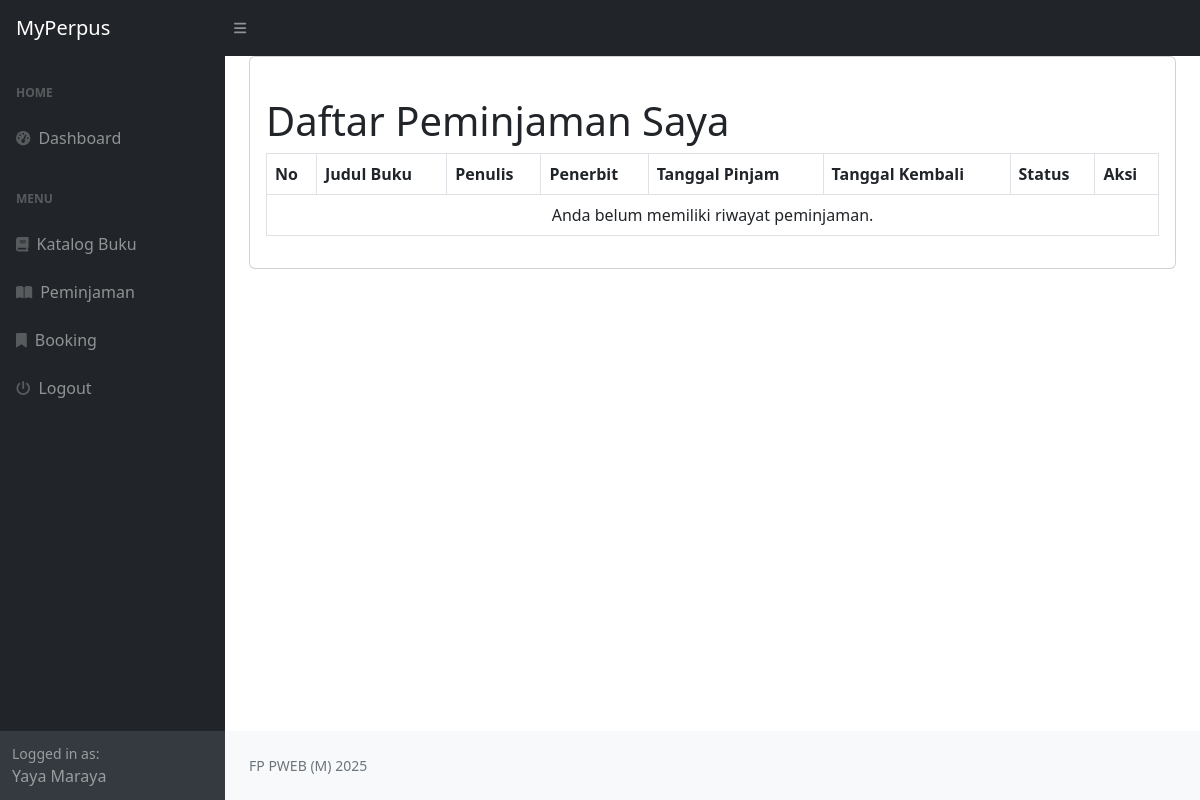
The page /index.php?page=peminjaman (signed in) on the database as committed earlier.
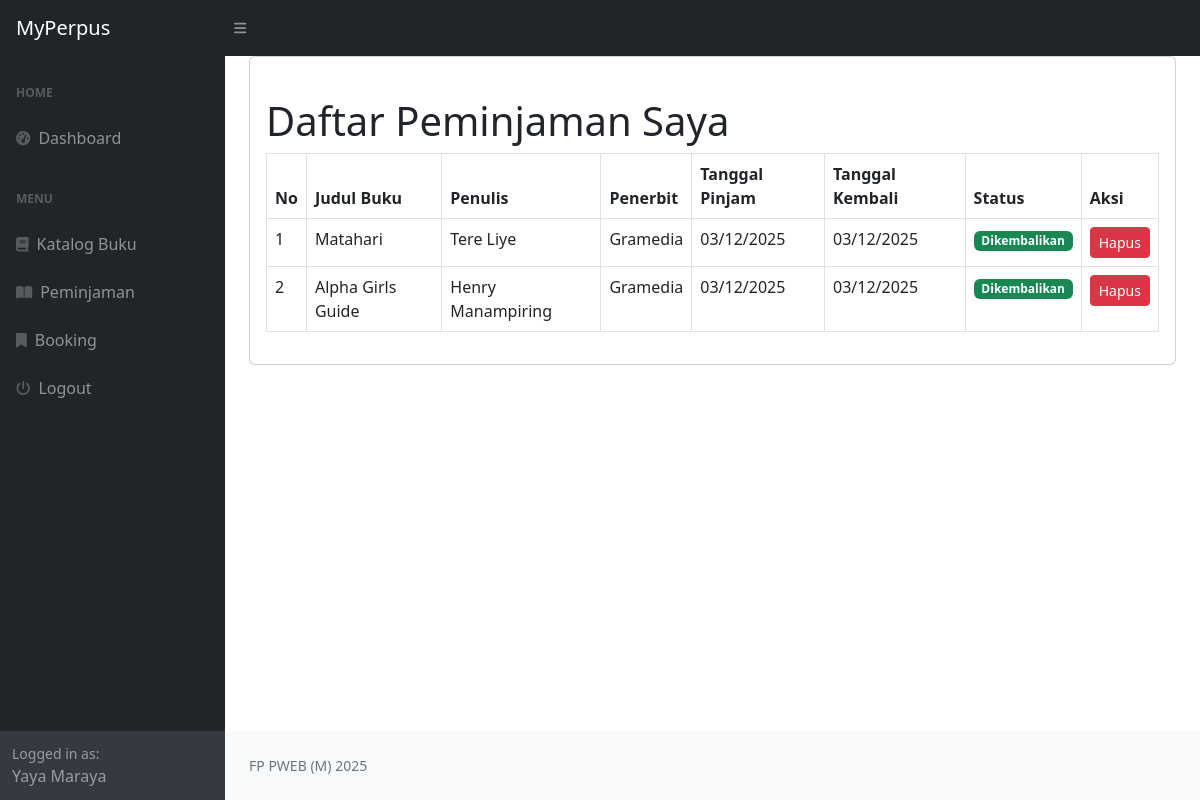
The same page on the database as committed later.
### tables this page shows
CREATE TABLE `transaksi_peminjaman` (
  `id_peminjaman` int(11) NOT NULL,
  `id_pengguna` int(11) DEFAULT NULL,
  `id_buku` int(11) DEFAULT NULL,
  `tanggal_peminjaman` date DEFAULT NULL,
  `tanggal_pengembalian` date DEFAULT NULL,
  `status_peminjaman` enum('dipinjam','dikembalikan') DEFAULT NULL,
  `status_tampil` tinyint(1) DEFAULT 1
);

CREATE TABLE `buku` (
  `id_buku` int(11) NOT NULL,
  `id_kategori` int(11) DEFAULT NULL,
  `judul` varchar(255) DEFAULT NULL,
  `penulis` varchar(255) DEFAULT NULL,
  `penerbit` varchar(255) DEFAULT NULL,
  `tahun_terbit` int(11) DEFAULT NULL,
  `deskripsi` text DEFAULT NULL,
  `status_buku` enum('dipinjam','dibooking','tersedia') DEFAULT 'tersedia',
  `cover` varchar(255) DEFAULT NULL
);

### peminjaman.php (the view, shortened to what this page needs)
<?php
$is_admin = isset($_SESSION['pengguna']['status_pengguna']) && $_SESSION['pengguna']['status_pengguna'] == 'admin';
if ($is_admin) {
    $query = "SELECT tp.id_peminjaman, tp.id_pengguna, tp.id_buku,
                     tp.tanggal_peminjaman, tp.tanggal_pengembalian, tp.status_peminjaman,
                     b.judul, b.penulis, b.penerbit,
                     p.nama, p.email
              FROM transaksi_peminjaman tp
              LEFT JOIN buku b ON tp.id_buku = b.id_buku
              LEFT JOIN pengguna p ON tp.id_pengguna = p.id_pengguna
              ORDER BY tp.tanggal_peminjaman DESC";
} else {
    $id_pengguna = isset($_SESSION['pengguna']['id_pengguna']) ? $_SESSION['pengguna']['id_pengguna'] : 0;
    $query = "SELECT tp.id_peminjaman, tp.id_pengguna, tp.id_buku,
                     tp.tanggal_peminjaman, tp.tanggal_pengembalian, tp.status_peminjaman,
                     b.judul, b.penulis, b.penerbit
              FROM transaksi_peminjaman tp
              LEFT JOIN buku b ON tp.id_buku = b.id_buku
              WHERE tp.id_pengguna = '$id_pengguna'
              AND tp.status_tampil = 1
              ORDER BY tp.tanggal_peminjaman DESC";
}
$result = mysqli_query($koneksi, $query);
?>
<div class="card">
    <div class="card-body">
        <h1 class="mt-4">
            <?php echo $is_admin ? 'Kelola Peminjaman Buku' : 'Daftar Peminjaman Saya'; ?>
        </h1>
        <?php if (isset($error_message)): ?>
        <div class="alert alert-danger">
            <strong>Error Query:</strong> <?php echo htmlspecialchars($error_message); ?>
        </div>
        <?php else: ?>
        <div class="row">
            <div class="col-md-12">
                <table class="table table-bordered" id="dataTable" width="100%" cellspacing="0">
                    <thead>
                        <tr>
                            <th>No</th>
                            <th>Judul Buku</th>
                            <th>Penulis</th>
                            <th>Penerbit</th>
                            <th>Tanggal Pinjam</th>
                            <th>Tanggal Kembali</th>
                            <th>Status</th>
                            <th>Aksi</th>
                        </tr>
                    </thead>
                    <tbody>
                        <?php
                        if ($result && mysqli_num_rows($result) > 0):
                            $no = 1;
                            while ($row = mysqli_fetch_assoc($result)):
                        ?>
                        <tr>
                            <td><?php echo $no++; ?></td>
                            <td><?php echo htmlspecialchars($row['judul'] ?? 'N/A'); ?></td>
                            <td><?php echo htmlspecialchars($row['penulis'] ?? 'N/A'); ?></td>
                            <td><?php echo htmlspecialchars($row['penerbit'] ?? 'N/A'); ?></td>
                            <td><?php echo date('d/m/Y', strtotime($row['tanggal_peminjaman'])); ?></td>
                            <td><?php echo $row['tanggal_pengembalian'] ? date('d/m/Y', strtotime($row['tanggal_pengembalian'])) : '-'; ?></td>
                            <td>
                                <?php
                                $status = $row['status_peminjaman'] ?? '';
                                $badge_class = ($status == 'dipinjam') ? 'bg-warning text-dark' : 'bg-success text-white';
                                ?>
                                <span class="badge <?php echo $badge_class; ?>">
                                    <?php echo ucfirst($status); ?>
                                </span>
                            </td>
                            <td>
                                <?php if ($is_admin): ?>
                                <a href="?page=peminjaman&delete_peminjaman=<?php echo $row['id_peminjaman']; ?>"
                                   class="btn btn-danger btn-sm"
                                   onclick="return confirm('Yakin ingin menghapus data ini?')">Hapus</a>
                                <?php elseif ($row['status_peminjaman'] == 'dikembalikan'): ?>
                                <a href="?page=peminjaman&delete_peminjaman=<?php echo $row['id_peminjaman']; ?>"
                                   class="btn btn-danger btn-sm"
                                   onclick="return confirm('Yakin ingin menghapus riwayat ini?')">Hapus</a>
                                <?php else: ?>
                                <span class="text-muted">Menunggu pengembalian</span>
                                <?php endif; ?>
                            </td>
                        </tr>
                        <?php
                            endwhile;
                        else:
                        ?>
                        <tr>
                            <td colspan="<?php echo $is_admin ? '10' : '8'; ?>" class="text-center">
                                <?php echo $is_admin ? 'Belum ada data peminjaman dari anggota.' : 'Anda belum memiliki riwayat peminjaman.'; ?>
                            </td>
                        </tr>
                        <?php endif; ?>
                    </tbody>
                </table>
            </div>
        </div>
        <?php endif; ?>
    </div>
</div>

### index.php (shortened to what this page needs)
<!DOCTYPE html>
<html lang="en">
    <head>
        <link href="https://cdn.jsdelivr.net/npm/simple-datatables@7.1.2/dist/style.min.css" rel="stylesheet" />
        <link href="css/styles.css" rel="stylesheet" />
    </head>
    <body class="sb-nav-fixed">
        <nav class="sb-topnav navbar navbar-expand navbar-dark bg-dark">
            <a class="navbar-brand ps-3" href="index.php">MyPerpus</a>
            <button class="btn btn-link btn-sm order-1 order-lg-0 me-4 me-lg-0" id="sidebarToggle" href="#!"><i class="fas fa-bars"></i></button>
        </nav>
        <div id="layoutSidenav">
            <div id="layoutSidenav_nav">
                <nav class="sb-sidenav accordion sb-sidenav-dark" id="sidenavAccordion">
                    <div class="sb-sidenav-menu">
                        <div class="nav">
                            <div class="sb-sidenav-menu-heading">Home</div>
                            <a class="nav-link" href="?">
                                <div class="sb-nav-link-icon"><i class="fas fa-tachometer-alt"></i></div>
                                Dashboard
                            </a>
                            <div class="sb-sidenav-menu-heading">Menu</div>
                            <?php
                                if ($_SESSION['pengguna']['status_pengguna'] != 'anggota') {
                            ?>
                            <a class="nav-link" href="?page=kategori">
                                <div class="sb-nav-link-icon"><i class="fas fa-table"></i></div>
                                Kategori
                            </a>
                            <a class="nav-link" href="?page=buku">
                                <div class="sb-nav-link-icon"><i class="fas fa-book"></i></div>
                                Katalog Buku
                            </a>
                            <a class="nav-link" href="?page=peminjaman">
                                <div class="sb-nav-link-icon"><i class="fas fa-book-open"></i></div>
                                Peminjaman
                            </a>
                            <a class="nav-link" href="?page=booking">
                                <div class="sb-nav-link-icon"><i class="fas fa-bookmark"></i></div>
                                Booking
                            </a>
                            <?php
                                }
                                else
                                {
                            ?>
                            <a class="nav-link" href="?page=buku">
                                <div class="sb-nav-link-icon"><i class="fas fa-book"></i></div>
                                Katalog Buku
                            </a>
                            <a class="nav-link" href="?page=peminjaman">
                                <div class="sb-nav-link-icon"><i class="fas fa-book-open"></i></div>
                                Peminjaman
                            </a>
                            <a class="nav-link" href="?page=booking">
                                <div class="sb-nav-link-icon"><i class="fas fa-bookmark"></i></div>
                                Booking
                            </a>
                            <?php
                                }
                            ?>
                            <a class="nav-link" href="logout.php">
                                <div class="sb-nav-link-icon"><i class="fas fa-power-off" href="logout.php"></i></div>
                                Logout
                            </a>
                        </div>
                    </div>
                    <div class="sb-sidenav-footer">
                        <div class="small">Logged in as:</div>
                        <?php echo $_SESSION['pengguna']['nama']; ?>
                    </div>
                </nav>
            </div>
            <div id="layoutSidenav_content">
                <main>
                    <div class="container-fluid px-4">
                        <?php
                            $page = isset($_GET['page']) ? $_GET['page'] : 'home';
                            if ($_SESSION['pengguna']['status_pengguna'] == 'anggota' && $page == 'home') {
                                include 'home_anggota.php';
                            }
                            else if (file_exists($page . '.php')) {
                                include $page . '.php';
                            }
                            else
                            {
                                include '404.php';
                            }
                        ?>
                    </div>
                </main>
                <footer class="py-4 bg-light mt-auto">
                    <div class="container-fluid px-4">
                        <div class="d-flex align-items-center justify-content-between small">
                            <div class="text-muted">FP PWEB (M) 2025</div>
                        </div>
                    </div>
                </footer>
            </div>
        </div>
    </body>
</html>

Rows that differ between the two databases and show on the page:
added transaksi_peminjaman: id_buku.judul "Matahari", id_buku.penulis "Tere Liye", id_buku.penerbit "Gramedia", tanggal_peminjaman "03/12/2025", tanggal_pengembalian "03/12/2025", status_peminjaman "Dikembalikan"
added transaksi_peminjaman: id_buku.judul "Alpha Girls Guide", id_buku.penulis "Henry Manampiring", id_buku.penerbit "Gramedia", tanggal_peminjaman "03/12/2025", tanggal_pengembalian "03/12/2025", status_peminjaman "Dikembalikan"
Other text that changed with them:
text no longer shown: "Anda belum memiliki riwayat peminjaman."
